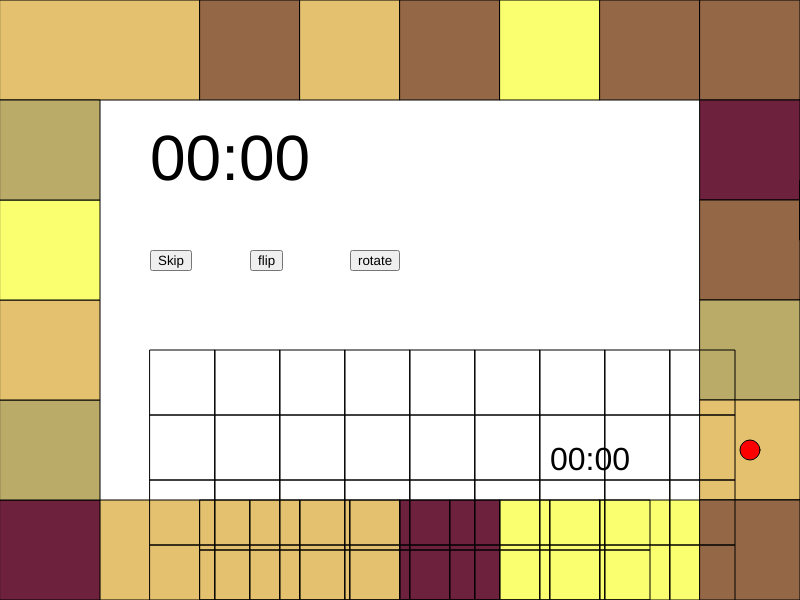
Frame 1 (no input)
Frame 60 (no input): identical to frame 1, image omitted
Frame 120 (the mouse pressed at the canvas centre since frame 60): identical to frame 1, image omitted

The p5.js sketch that drew this single still picture (run headless with seeded random() and noise() and a simulated clock; from frame 60 on, the mouse is pressed at the canvas centre):

// p5.js sketch
// ── sketch.js
var fieldSize = 100;
var boardSize = 9;

function setup() {
    console.log(displayWidth);
    console.log(displayHeight);
    createCanvas(displayWidth*pixelDensity(), displayHeight*pixelDensity());

    //stroke(255, 0, 0);
    //strokeWeight(4);
    //rect(0,0, displayWidth, displayHeight);

    console.log(piecesObjects);
    setupNewGame();
}


function draw() {

}

function keyPressed() {

}

function setupNewGame()
{
    clear();
    drawMap();
    drawPlayerBoard();
    drawOpponentBoard();
    drawAvailablePieces();
}

var randomColors = ['#6D213C', '#946846', '#BAAB68', '#e3c16f', '#faff70'];
function MapField(x, y, width, height, nr){
    this.x = x;
    this.y = y;
    this.width = width;
    this.height = height;
    this.nr = nr;

    this.draw = function(){
        let c = color(random(randomColors));
        fill(c);
        rect(this.x, this.y, this.width, this.height);
        noFill();
    }
    this.putPlayer = function(colour){
        let c = color(colour);
        fill(c);
        circle(this.x+this.width/2, this.y+this.height/2, 20);
        noFill();
    }
}
var mapFields = [];
var nr = 0;

function drawMap(){
    nr = 0;
    mapFields = [];

    var topRowNumber = floor(displayWidth/fieldSize);
    console.log(topRowNumber);

    // top row
    var spaceLeft = displayWidth-topRowNumber*fieldSize;
    var fieldMargin = spaceLeft/(topRowNumber-1);


    var rect = function(x,y,width,height){
        mapFields.push(new MapField(x,y,width,height,nr));
        nr++;
    }

    rect(0, 0, fieldSize+fieldSize+fieldMargin, fieldSize);
    for(let i=2;i<topRowNumber;i++){
        rect(i*fieldSize + i*fieldMargin, 0, fieldSize, fieldSize);
    }

    var rightColumnNumber = floor(displayHeight/fieldSize);
    var fieldMargin = spaceLeft/(rightColumnNumber-1);
    for(let i=0;i<rightColumnNumber;i++){
        rect(displayWidth-fieldSize, (i+1)*fieldSize, fieldSize, fieldSize);
    }
    var bottomRowNumber = floor(displayWidth/fieldSize);
    var fieldMargin = spaceLeft/(topRowNumber-1);
    for(let i=0;i<bottomRowNumber;i++){
        rect(i*fieldSize + i*fieldMargin, displayHeight-fieldSize, fieldSize, fieldSize);
    }
    var leftColumnNumber = floor(displayHeight/fieldSize)-1;
    var fieldMargin = spaceLeft/(leftColumnNumber-1);
    for(let i=0;i<leftColumnNumber-1;i++){
        rect(0, displayHeight-(i+1)*fieldSize, fieldSize, fieldSize);
    }
    rect(0, fieldSize, fieldSize, fieldSize+(displayHeight-((leftColumnNumber+1)*fieldSize)));
    console.log(mapFields);
    for(let i=0;i<mapFields.length;i++){
        mapFields[i].draw();
    }
    mapFields[10].putPlayer('red');
}

function BoardField(x, y, width, height, coord_x, coord_y){
    this.x = x;
    this.y = y;
    this.width = width;
    this.height = height;
    this.coord_x = coord_x;
    this.coord_y = coord_y;

    this.draw = function(){
        rect(this.x, this.y, this.width, this.height);
    }
    this.putPiece = function(colour){
        let c = color(colour);
        fill(c);
        circle(this.x+this.width/2, this.y+this.height/2, 20);
        noFill();
    }
}

var playerBoardFields = [];
function drawPlayerBoard(player){
    var y = fieldSize*3.5;
    var x = fieldSize*1.5;
    var boardFieldSize = fieldSize*0.65;

    button = createButton('Skip');
    button.position(x, y-fieldSize);
    //button.mousePressed(skip);
    button.class('btn-info btn');

    button = createButton('flip');
    button.position(x+fieldSize, y-fieldSize);
    //button.mousePressed(setupNewGame);
    button.class('btn-info btn');

    button = createButton('rotate');
    button.position(x+2*fieldSize, y-fieldSize);
    //button.mousePressed(setupNewGame);
    button.class('btn-info btn');

    textSize(64);
    fill('black');
    t = text('00:00', x, y-1.7*fieldSize);
    noFill();
    

    for(let i=0;i<boardSize;i++){
        for(let j=0;j<boardSize;j++){
            let bf = new BoardField(x+j*boardFieldSize, y+i*boardFieldSize, boardFieldSize, boardFieldSize, j, i);
            playerBoardFields.push(bf);
        }
    }
    for(let i=0;i<playerBoardFields.length;i++){
        playerBoardFields[i].draw();

    }
}

var opponentBoardFields = [];
function drawOpponentBoard(player){
    var y = fieldSize*5;
    var boardFieldSize = fieldSize*0.5;
    var x = displayWidth-fieldSize*1.5-boardFieldSize*boardSize;

    textSize(32);
    fill('black');
    t = text('00:00', x+boardFieldSize*7, y - fieldSize*0.3);
    noFill();

    for(let i=0;i<boardSize;i++){
        for(let j=0;j<boardSize;j++){
            let bf = new BoardField(x+j*boardFieldSize, y+i*boardFieldSize, boardFieldSize, boardFieldSize, j, i);
            opponentBoardFields.push(bf);
        }
    }
    for(let i=0;i<opponentBoardFields.length;i++){
        opponentBoardFields[i].draw();
    }
}


function drawAvailablePieces(){
    var x = fieldSize*8;
    var y = fieldSize*1.5;
    var size = fieldSize*0.3;
    piecesObjects[0].draw(x, y, size, 1, 1);

    
}

// ── pieces.js
var pieces = [{"name": "+ (double width variant)", "moves": 3, "price": 5, "buttons": 1, "layout": [[0.0, 1.0, 0.0], [1.0, 1.0, 1.0], [1.0, 1.0, 1.0], [0.0, 1.0, 0.0]]}, {"name": "2x2 square (two stick out variant)", "moves": 5, "price": 10, "buttons": 3, "layout": [[1.0, 1.0], [1.0, 1.0], [0.0, 1.0], [0.0, 1.0]]}, {"name": "s (expensive variant)", "moves": 6, "price": 7, "buttons": 3, "layout": [[0.0, 1.0, 1.0], [1.0, 1.0, 0.0]]}, {"name": "s (wide variant)", "moves": 2, "price": 1, "buttons": 0, "layout": [[0.0, 1.0, 1.0], [0.0, 1.0, 0.0], [0.0, 1.0, 0.0], [1.0, 1.0, 0.0]]}, {"name": "3x1 line", "moves": 2, "price": 2, "buttons": 0, "layout": [[1.0], [1.0], [1.0]]}, {"name": "u (wide variant)", "moves": 5, "price": 1, "buttons": 1, "layout": [[1.0, 1.0], [0.0, 1.0], [0.0, 1.0], [1.0, 1.0]]}, {"name": "w", "moves": 4, "price": 10, "buttons": 3, "layout": [[0.0, 0.0, 1.0], [0.0, 1.0, 1.0], [1.0, 1.0, 0.0]]}, {"name": "small T (1)", "moves": 2, "price": 2, "buttons": 0, "layout": [[1.0, 0.0], [1.0, 1.0], [1.0, 0.0]]}, {"name": "2x2 square (one stick out each side alternating variant)", "moves": 2, "price": 4, "buttons": 0, "layout": [[1.0, 0.0], [1.0, 1.0], [1.0, 1.0], [0.0, 1.0]]}, {"name": "+", "moves": 4, "price": 5, "buttons": 2, "layout": [[0.0, 1.0, 0.0], [1.0, 1.0, 1.0], [0.0, 1.0, 0.0]]}, {"name": "2x2 square", "moves": 5, "price": 6, "buttons": 2, "layout": [[1.0, 1.0], [1.0, 1.0]]}, {"name": "L (low cost variant)", "moves": 2, "price": 4, "buttons": 1, "layout": [[1.0, 1.0, 1.0], [0.0, 0.0, 1.0]]}, {"name": "u", "moves": 2, "price": 1, "buttons": 0, "layout": [[1.0, 1.0], [0.0, 1.0], [1.0, 1.0]]}, {"name": "s (cheap variant)", "moves": 2, "price": 3, "buttons": 1, "layout": [[0.0, 1.0, 1.0], [1.0, 1.0, 0.0]]}, {"name": "s (wings variant)", "moves": 1, "price": 2, "buttons": 0, "layout": [[0.0, 1.0, 0.0], [0.0, 1.0, 1.0], [1.0, 1.0, 0.0], [0.0, 1.0, 0.0]]}, {"name": "L (high cost variant)", "moves": 6, "price": 4, "buttons": 2, "layout": [[1.0, 1.0, 1.0], [0.0, 0.0, 1.0]]}, {"name": "L (long variant)", "moves": 3, "price": 10, "buttons": 2, "layout": [[1.0, 1.0, 1.0, 1.0], [0.0, 0.0, 0.0, 1.0]]}, {"name": "2x2 square (two under sideways variant)", "moves": 6, "price": 8, "buttons": 3, "layout": [[0.0, 0.0, 1.0], [1.0, 1.0, 1.0], [1.0, 1.0, 0.0]]}, {"name": "corner (button variant)", "moves": 1, "price": 3, "buttons": 0, "layout": [[0.0, 1.0], [1.0, 1.0]]}, {"name": "5x1 line", "moves": 1, "price": 7, "buttons": 1, "layout": [[1.0], [1.0], [1.0], [1.0], [1.0]]}, {"name": "2x2 square (one stick out variant)", "moves": 2, "price": 2, "buttons": 0, "layout": [[1.0, 1.0], [1.0, 1.0], [0.0, 1.0]]}, {"name": "2x1 line (starting Piece)", "moves": 1, "price": 2, "buttons": 0, "layout": [[1.0], [1.0]]}, {"name": "L (one extra same line variant)", "moves": 4, "price": 3, "buttons": 1, "layout": [[1.0, 1.0, 1.0, 1.0], [0.0, 0.0, 1.0, 0.0]]}, {"name": "4x1 line", "moves": 3, "price": 3, "buttons": 1, "layout": [[1.0], [1.0], [1.0], [1.0]]}, {"name": "free cross (medium t (2) with a double top)", "moves": 3, "price": 0, "buttons": 1, "layout": [[0.0, 1.0, 0.0, 0.0], [1.0, 1.0, 1.0, 1.0], [0.0, 1.0, 0.0, 0.0]]}, {"name": "corner (time variant)", "moves": 3, "price": 1, "buttons": 0, "layout": [[0.0, 1.0], [1.0, 1.0]]}, {"name": "medium T (2)", "moves": 5, "price": 5, "buttons": 2, "layout": [[1.0, 0.0, 0.0], [1.0, 1.0, 1.0], [1.0, 0.0, 0.0]]}, {"name": "s (long variant)", "moves": 3, "price": 2, "buttons": 1, "layout": [[0.0, 0.0, 1.0, 1.0], [1.0, 1.0, 1.0, 0.0]]}, {"name": "Y", "moves": 6, "price": 3, "buttons": 2, "layout": [[1.0, 1.0, 0.0], [0.0, 1.0, 1.0], [1.0, 1.0, 0.0]]}, {"name": "long T (3)", "moves": 2, "price": 7, "buttons": 2, "layout": [[1.0, 0.0, 0.0, 0.0], [1.0, 1.0, 1.0, 1.0], [1.0, 0.0, 0.0, 0.0]]}, {"name": "H", "moves": 3, "price": 2, "buttons": 0, "layout": [[1.0, 1.0, 1.0], [0.0, 1.0, 0.0], [1.0, 1.0, 1.0]]}, {"name": "+ (long variant)", "moves": 4, "price": 1, "buttons": 1, "layout": [[0.0, 0.0, 1.0, 0.0, 0.0], [1.0, 1.0, 1.0, 1.0, 1.0], [0.0, 0.0, 1.0, 0.0, 0.0]]}, {"name": "2x2 square (one stick out each side variant)", "moves": 4, "price": 7, "buttons": 2, "layout": [[0.0, 1.0], [1.0, 1.0], [1.0, 1.0], [0.0, 1.0]]}];

var piecesObjects = [];
function Piece(name, moves, price, buttons, layout){
    this.name = name;
    this.moves = moves;
    this.price = price;
    this.buttons = buttons;
    this.layout = layout;

    // TODO: rotation and flip
    this.draw = function(x, y, size, rotation, flip){
        for(let i=0;i<this.layout.length;i++){
            for(let j=0;j<this.layout[0].length;j++){
                if (this.layout[i][j] == 1.0){
                    rect(x+j*size, y+i*size, size, size);
                }
            }
        }
    }
}

pieces.forEach(function(piece, idx){
    name = piece.name;
    moves = piece.moves;
    price = piece.price;
    buttons = piece.buttons;
    layout = piece.layout;
    piecesObjects.push(new Piece(name, moves, price, buttons, layout));
});


// ── sketch.css
html, body
{
    margin:0;
    padding:0;
    border:0;
    overflow: hidden;
}

// ── sketch.html
<html>
  <head>
    <link rel="stylesheet" type="text/css" href="sketch.css">
    <link rel="stylesheet" href="https://stackpath.bootstrapcdn.com/bootstrap/4.5.2/css/bootstrap.min.css" integrity="sha384-JcKb8q3iqJ61gNV9KGb8thSsNjpSL0n8PARn9HuZOnIxN0hoP+VmmDGMN5t9UJ0Z" crossorigin="anonymous">
    <script src="https://stackpath.bootstrapcdn.com/bootstrap/4.5.2/js/bootstrap.min.js" integrity="sha384-B4gt1jrGC7Jh4AgTPSdUtOBvfO8shuf57BaghqFfPlYxofvL8/KUEfYiJOMMV+rV" crossorigin="anonymous"></script>
    <script src="https://cdn.jsdelivr.net/npm/p5@1.1.9/lib/p5.js"></script>
    <script src="sketch.js"></script>
  </head>
  <body>
    <main>
    </main>
  </body>
</html>
